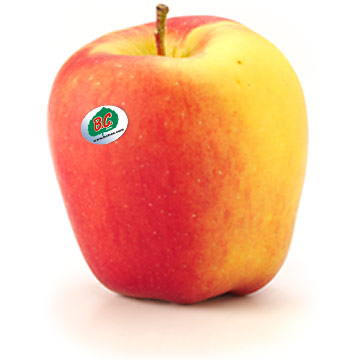
%> input picture apple_04.jpg, 360 x 360 px
$ octave lab1.m   (GNU Octave 9; MATLAB toolbox functions it lacks are replaced by stand-ins)
%> lines starting %> are read from the running program, lines starting %| are printed output that depends on the picture; in (x1, y1, x2, y2) boxes, pixels count from 0 and x2, y2 are one past the last pixel; in counts of white or black regions, pixels touching at a corner belong together; the program's own positions count from 1
### spalva_color.m
function hsv_value=spalva_color(Im)
% im - vaizdas, nuskaitytas su imread
% bw - binarinis vaizdas (nurodo sritá, kurioje yra skaièiuojamas
% spalvos vidutinë reikðmë)
% atsakymas hsv_value - spalva HSV skalëje
%

% index=bw(bw>0);
%
% R=im(:,:,1);
% meanR1=mean(mean(R(index)));
%
% G=im(:,:,2);
% meanG=mean(mean(G(index)));
%
% B=im(:,:,3);
% meanB=mean(mean(B(index)));
%
% hsv_im=rgb2hsv(im);
% hsv=hsv_im(:,:,1);
% hsv_value=mean(mean(hsv(index)));


BW = im2bw(rgb2gray(Im),0.95);
BW = imfill(~BW,'holes');
BW = imopen(BW,strel('disk',12));


hsv_im=rgb2hsv(Im);
hsv=hsv_im(:,:,1);

hsv_value=mean(mean(hsv(BW)));

### apvalumas_roundness.m
function metric = apvalumas_roundness(Im)


BW = im2bw(rgb2gray(Im),0.95);

BW = imfill(~BW,'holes');

BW = imopen(BW,strel('disk',12));

BWpr = regionprops(double(BW),{'perimeter','area'});
metric = 4*pi*BWpr(1).Area/BWpr(1).Perimeter^2;

### lab1.m
clear;
clc;

A1 = imread('apple_04.jpg');
%> A1 is the input picture: size 360x360x3 uint8; mean R, G, B 244.2, 190.4, 163.8
A2 = imread('apple_05.jpg');
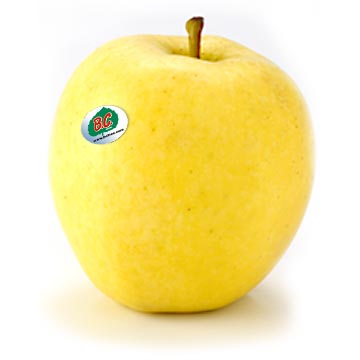
%> input picture apple_05.jpg, 360 x 360 px
%> A2 is the input picture: size 360x360x3 uint8; mean R, G, B 248, 233.5, 166.8
A3 = imread('apple_06.jpg');
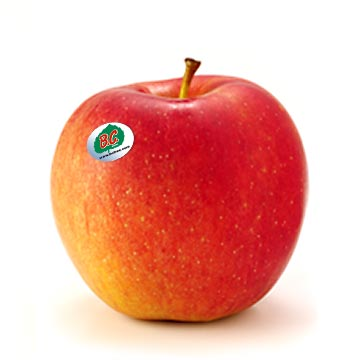
%> input picture apple_06.jpg, 360 x 360 px
%> A3 is the input picture: size 360x360x3 uint8; mean R, G, B 237.7, 178.6, 168

P1 = imread('pear_01.jpg');
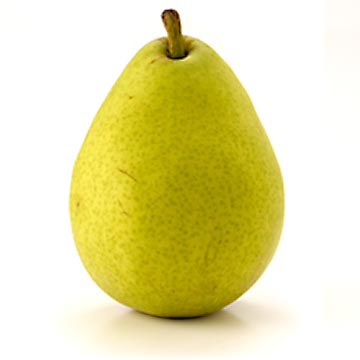
%> input picture pear_01.jpg, 360 x 360 px
%> P1 is the input picture: size 360x360x3 uint8; mean R, G, B 230.4, 224.7, 167.8
P2 = imread('pear_02.jpg');
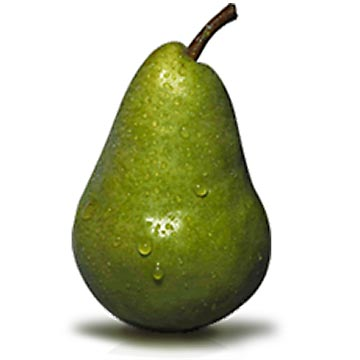
%> input picture pear_02.jpg, 360 x 360 px
%> P2 is the input picture: size 360x360x3 uint8; mean R, G, B 200.2, 203, 177.9

x1 = [spalva_color(A1), ...
      spalva_color(A2), ...
      spalva_color(A3), ...
      spalva_color(P1), ...
      spalva_color(P2)];
%> in spalva_color, `BW = im2bw(rgb2gray(Im),0.95);`:
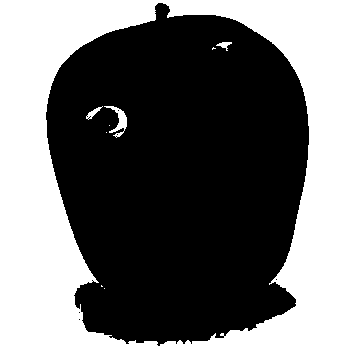
%> BW: size 360x360 logical; 45.7% white; 9 white regions (5 under 20 px), largest, box (x1, y1, x2, y2) and area: (0, 0, 360, 360) 58819, (104, 106, 127, 138) 255, (86, 106, 103, 120) 76, (216, 42, 232, 51) 64
%> in spalva_color, `BW = imfill(~BW,'holes');`: BW: size 360x360 logical; 54.6% white; 1 black region, box (x1, y1, x2, y2) and area: (0, 0, 360, 360) 58808
%> in spalva_color, `BW = imopen(BW,strel('disk',12));`: BW: size 360x360 logical; 54.2% white; 1 black region, box (x1, y1, x2, y2) and area: (0, 0, 360, 360) 59311
%> in spalva_color, `hsv_im=rgb2hsv(Im);`: hsv_im: size 360x360x3 double; mean H, S, V 0.145, 0.351, 0.96
%> in spalva_color, `hsv_value=mean(mean(hsv(BW)));`: hsv_value = 0.218
%> in spalva_color (call 2), `BW = im2bw(rgb2gray(Im),0.95);`: BW: size 360x360 logical; 47.4% white; 43 white regions (37 under 20 px), largest, box (x1, y1, x2, y2) and area: (0, 0, 360, 360) 60807, (104, 106, 127, 134) 222, (76, 130, 101, 155) 114, (86, 103, 103, 120) 86, (115, 131, 124, 138) 27, (71, 144, 77, 161) 22
%> in spalva_color (call 2), `BW = imfill(~BW,'holes');`: BW: size 360x360 logical; 53.1% white; 1 black region, box (x1, y1, x2, y2) and area: (0, 0, 360, 360) 60801
%> in spalva_color (call 2), `BW = imopen(BW,strel('disk',12));`: BW: size 360x360 logical; 52.6% white; 1 black region, box (x1, y1, x2, y2) and area: (0, 0, 360, 360) 61442
%> in spalva_color (call 2), `hsv_im=rgb2hsv(Im);`: hsv_im: size 360x360x3 double; mean H, S, V 0.127, 0.338, 0.975
%> in spalva_color (call 3), `BW = im2bw(rgb2gray(Im),0.95);`: BW: size 360x360 logical; 53.8% white; 5 black regions (4 under 20 px), largest, box (x1, y1, x2, y2) and area: (50, 57, 310, 348) 59826
%> in spalva_color (call 3), `BW = imfill(~BW,'holes');`: BW: size 360x360 logical; 46.4% white; 3 white regions (2 under 20 px), largest, box (x1, y1, x2, y2) and area: (50, 57, 310, 348) 60141
%> in spalva_color (call 3), `BW = imopen(BW,strel('disk',12));`: BW: size 360x360 logical; 46.1% white; 1 white region, box (x1, y1, x2, y2) and area: (50, 74, 310, 348) 59765
%> in spalva_color (call 3), `hsv_im=rgb2hsv(Im);`: hsv_im: size 360x360x3 double; mean H, S, V 0.2, 0.338, 0.934
%> in spalva_color (call 4), `BW = im2bw(rgb2gray(Im),0.95);`: BW: size 360x360 logical; 59.3% white; 1 black region, box (x1, y1, x2, y2) and area: (68, 8, 285, 352) 52779
%> in spalva_color (call 4), `BW = imfill(~BW,'holes');`: BW: size 360x360 logical; 40.7% white; 1 white region, box (x1, y1, x2, y2) and area: (68, 8, 285, 352) 52781
%> in spalva_color (call 4), `BW = imopen(BW,strel('disk',12));`: BW: size 360x360 logical; 40.2% white; 1 white region, box (x1, y1, x2, y2) and area: (69, 32, 285, 352) 52086
%> in spalva_color (call 4), `hsv_im=rgb2hsv(Im);`: hsv_im: size 360x360x3 double; mean H, S, V 0.0943, 0.332, 0.904
%> in spalva_color (call 5), `BW = im2bw(rgb2gray(Im),0.95);`: BW: size 360x360 logical; 63.2% white; 3 black regions (2 under 20 px), largest, box (x1, y1, x2, y2) and area: (69, 3, 281, 357) 47714
%> in spalva_color (call 5), `BW = imfill(~BW,'holes');`: BW: size 360x360 logical; 36.9% white; 3 white regions (2 under 20 px), largest, box (x1, y1, x2, y2) and area: (69, 3, 281, 357) 47769
%> in spalva_color (call 5), `BW = imopen(BW,strel('disk',12));`: BW: size 360x360 logical; 35.9% white; 1 white region, box (x1, y1, x2, y2) and area: (71, 40, 278, 357) 46528
%> in spalva_color (call 5), `hsv_im=rgb2hsv(Im);`: hsv_im: size 360x360x3 double; mean H, S, V 0.0777, 0.227, 0.797
%> x1 = [0.218 0.141 0.37 0.149 0.185]

x2 = [apvalumas_roundness(A1), ...
      apvalumas_roundness(A2), ...
      apvalumas_roundness(A3), ...
      apvalumas_roundness(P1), ...
      apvalumas_roundness(P2)];
%> in apvalumas_roundness, `BWpr = regionprops(double(BW),{'perimeter','area'});`: BWpr = 1 region; Area and Perimeter: 70289 1036.8
%> in apvalumas_roundness, `metric = 4*pi*BWpr(1).Area/BWpr(1).Perimeter^2;`: metric = 0.822
%> in apvalumas_roundness (call 2), `BWpr = regionprops(double(BW),{'perimeter','area'});`: BWpr = 1 region; Area and Perimeter: 68158 1009
%> in apvalumas_roundness (call 3), `BWpr = regionprops(double(BW),{'perimeter','area'});`: BWpr = 1 region; Area and Perimeter: 59765 958.5
%> in apvalumas_roundness (call 4), `BWpr = regionprops(double(BW),{'perimeter','area'});`: BWpr = 1 region; Area and Perimeter: 52086 919.4
%> in apvalumas_roundness (call 5), `BWpr = regionprops(double(BW),{'perimeter','area'});`: BWpr = 1 region; Area and Perimeter: 46528 965.6
%> x2 = [0.822 0.841 0.817 0.774 0.627]

d = [1 1 1 -1 -1];

w1 = randn(1);
w2 = randn(1);
b = randn(1);

LR = 0.3;
N = length(d);

for epoch = 1:1000

    for i = 1:N

        v = x1(i)*w1 + x2(i)*w2 + b;

        if v > 0
            y = 1;
        else
            y = -1;
        end

        e = d(i) - y;

        w1 = w1 + LR*e*x1(i);
        w2 = w2 + LR*e*x2(i);
        b = b + LR*e;

    end


    total_error = 0;

    for i = 1:N

        v = x1(i)*w1 + x2(i)*w2 + b;

        if v > 0
            y = 1;
        else
            y = -1;
        end

        total_error = total_error + abs(d(i) - y);

    end

    if total_error == 0
        break;
    end

end
%> after the loop, b = -1.02; w1 = 0.142; w2 = 1.21; y = -1

fprintf('Epochs: %d\n', epoch);
fprintf('Training error: %d\n', total_error);
%| Training error: 0

files = {'apple_07.jpg', ...
         'apple_11.jpg', ...
         'apple_12.jpg', ...
         'apple_13.jpg', ...
         'apple_17.jpg', ...
         'apple_19.jpg', ...
         'pear_03.jpg', ...
         'pear_09.jpg'};

expected = [1 1 1 1 1 1 -1 -1];

correct = 0;

for i = 1:length(files)

    img = imread(files{i});
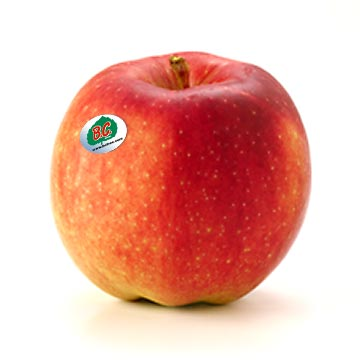
%> input picture apple_07.jpg, 360 x 360 px
%> img is the input picture: size 360x360x3 uint8; mean R, G, B 234.3, 181.1, 169.9

    c1 = spalva_color(img);
%> in spalva_color (call 6), `BW = im2bw(rgb2gray(Im),0.95);`: BW: size 360x360 logical; 53.7% white; 5 black regions (4 under 20 px), largest, box (x1, y1, x2, y2) and area: (50, 51, 312, 333) 59990
%> in spalva_color (call 6), `BW = imfill(~BW,'holes');`: BW: size 360x360 logical; 46.5% white; 1 white region, box (x1, y1, x2, y2) and area: (50, 51, 312, 333) 60310
%> in spalva_color (call 6), `BW = imopen(BW,strel('disk',12));`: BW: size 360x360 logical; 46.4% white; 1 white region, box (x1, y1, x2, y2) and area: (50, 51, 312, 333) 60081
%> in spalva_color (call 6), `hsv_im=rgb2hsv(Im);`: hsv_im: size 360x360x3 double; mean H, S, V 0.176, 0.324, 0.92
%> in spalva_color (call 6), `hsv=hsv_im(:,:,1);`:
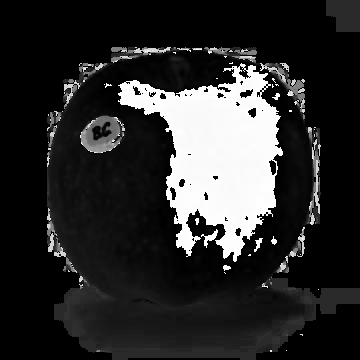
%> hsv: size 360x360 double; min 0, max 0.999, mean 0.176
%> in spalva_color (call 6), `hsv_value=mean(mean(hsv(BW)));`: hsv_value = 0.316
%> c1 = 0.316
    c2 = apvalumas_roundness(img);
%> in apvalumas_roundness (call 6), `BWpr = regionprops(double(BW),{'perimeter','area'});`: BWpr = 1 region; Area and Perimeter: 60081 952.1
%> c2 = 0.833

    v = c1*w1 + c2*w2 + b;
%> v = 0.0304
%> (the run ends here)
